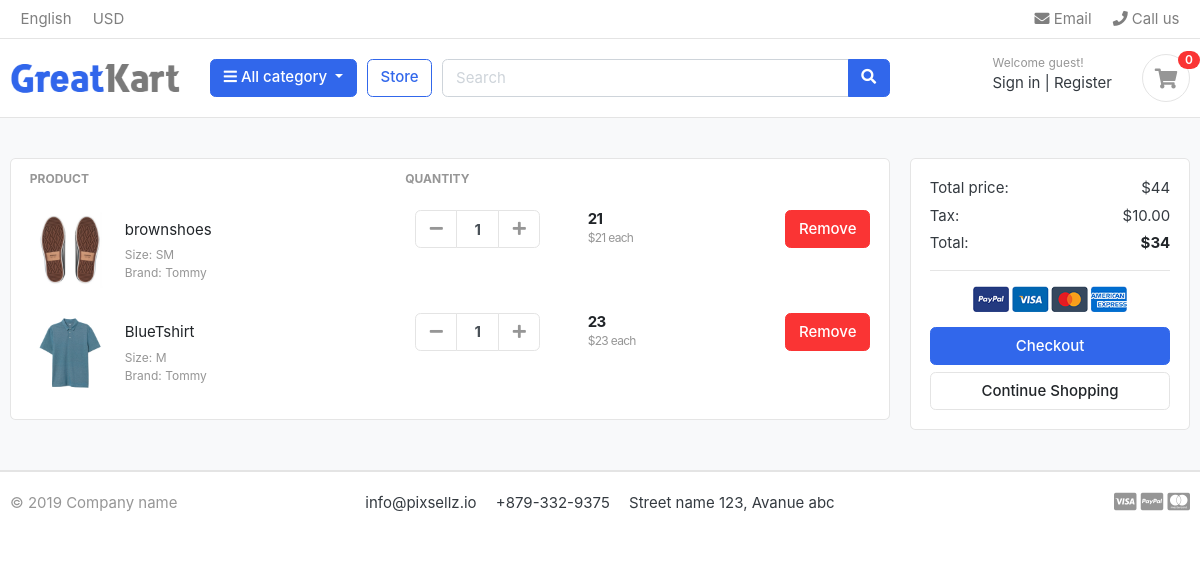
Page /CartPage (signed in) on the earlier database version.
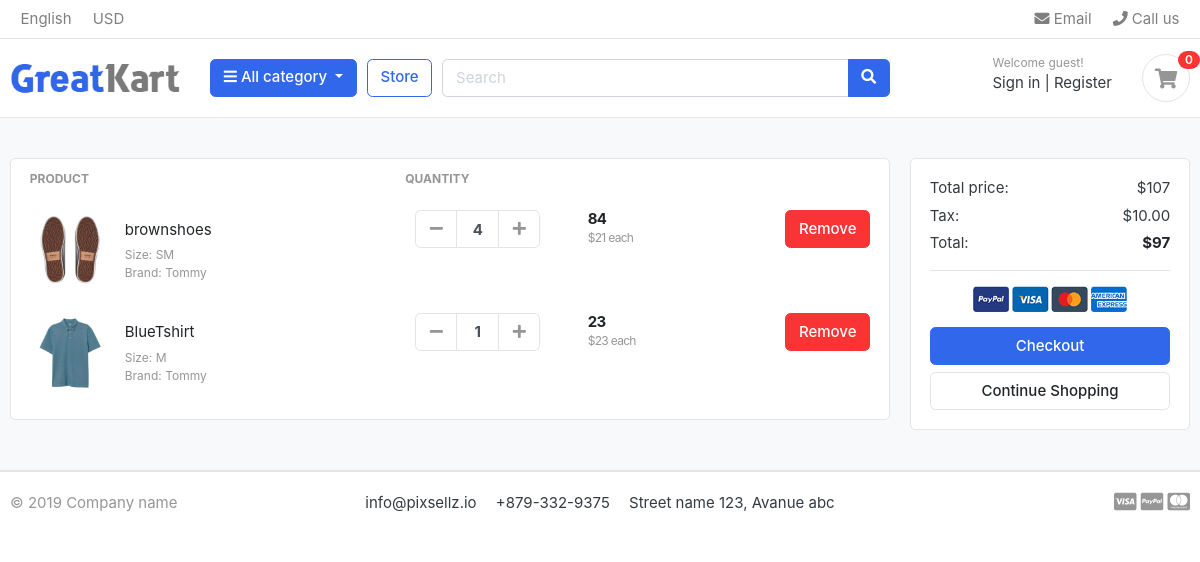
Same page on the later database version.
### Order/models.py (models this page shows, shortened)
class OrderDetail(models.Model):
    orderdetail=models.ForeignKey(Order,on_delete=models.CASCADE)
    productorder=models.ForeignKey(ProductDetail,on_delete=models.CASCADE)
    order_count=models.IntegerField(default=1)
    purchase=models.BooleanField(default=False)
    @property
    def totalpriceorder(self):
        return self.productorder.Pro_Detail.price*self.order_count

### Product/models.py (models this page shows, shortened)
class ProductDetail(models.Model):
    Pro_Detail=models.ForeignKey(Product,on_delete=models.CASCADE)
    Pro_Cat=models.ForeignKey(Category,on_delete=models.CASCADE)
    Pro_size=models.ForeignKey(Sizes,on_delete=models.CASCADE,null=True,blank=True)
    Pro_color=models.ForeignKey(Colors,on_delete=models.CASCADE,null=True,blank=True)
    objects=ProductDetail_Manger()

class Product(models.Model):
    Rate = [
        ('High', 'High'),
        ('Low', 'Low'),
        ('Affordable', 'Affordable')
    ]
    title=models.CharField(max_length=150)
    image=models.ImageField(upload_to='Photos/Product/',null=True)
    description=models.CharField(max_length=150)
    price=models.IntegerField(default=0,null=True,blank=True)
    rate=models.CharField(choices=Rate,max_length=50,null=True,blank=True)
    brand=models.CharField(max_length=50,default="Tommy")
    objects=ProductMange()

### SizeColor/models.py (models this page shows, shortened)
class Sizes(models.Model):
    SizeRate = [
        ('S', 'S'),
        ('M', 'M'),
        ('XS', 'XS'),
        ('SM', 'SM'),
        ('LG', 'LG'),
        ('XXL', 'XXL')
    ]
    SizeRate=models.CharField(choices=SizeRate,max_length=50)

### Order/views.py (the view)
# urls.py: path('CartPage',CartPage.as_view()),
class CartPage(DetailView):
    template_name = 'Order/CartPage.html'
    def get_object(self, queryset=None):
        userid=self.request.user.id
        selected_account=Account.objects.filter(user_id=userid).first()
        queryset=OrderDetail.objects.filter(orderdetail__UserOder_id=selected_account.id,orderdetail__transaction=False,purchase=False)
        return queryset
    def get_context_data(self, *args,**kwargs):
        context=super(CartPage, self).get_context_data(*args,**kwargs)
        userid = self.request.user.id
        selected_account = Account.objects.filter(user_id=userid).first()
        total_price= OrderDetail.objects.filter(orderdetail__UserOder_id=selected_account.id,orderdetail__transaction=False, purchase=False)
        total__price=[]
        for item in total_price:
            total__price.append(item.totalpriceorder)
        context['totalsum']=sum(total__price)
        context['total']=context['totalsum']-10
        return context

### Comments/context_processors.py
class CommentForm(ModelForm):
    class Meta:
        model=Comments
        fields=['Description']
        widgets={
            'Description':Textarea()
        }

### Categories/context_processors.py (called while the page is built)
def CategoriesItem(request):
    categories = Category.objects.all().exclude(Parentitem=None).values('ParentCategory')
    category_item = []
    for category in categories:
        for key in category:
            category_item.append(category.get(key))
    return dict(CategoriesItem=set(category_item))

### Comments/context_processors.py (called while the page is built)
def passform(request):
    return dict(commentform=CommentForm())

def pass_all_comments(request):
    return dict(comments=Comments.objects.all())

### Product/context_processors.py (called while the page is built)
def populare_product(request):
    mostcount=OrderDetail.objects.order_by('order_count')[:3]
    return dict(mostcount=mostcount)

### templates/Order/CartPage.html (shortened to what this page needs)
{% extends 'base.html' %}
{% load static %}
{% block content %}
<section class="section-content padding-y bg">
<div class="container">
<div class="row">
	<aside class="col-lg-9">
<div class="card">
<table class="table table-borderless table-shopping-cart">
<thead class="text-muted">
<tr class="small text-uppercase">
  <th scope="col">Product</th>
  <th scope="col" width="120">Quantity</th>
  <th scope="col" width="120"></th>
  <th scope="col" class="text-right" width="200"> </th>
</tr>
</thead>
<tbody>
{% for itemorder in object %}
<tr>
	<td>
		<figure class="itemside align-items-center">
			<div class="aside"><img src="{{ itemorder.productorder.Pro_Detail.image.url }}" class="img-sm"></div>
			<figcaption class="info">
				<a id="selectedproduct{{ forloop.counter }}" title="{{ itemorder.productorder.id }}" class="title text-dark">{{itemorder.productorder.Pro_Detail.title  }}</a>
				<p class="text-muted small">Size: {{ itemorder.productorder.Pro_size.SizeRate }} <br> Brand: {{ itemorder.productorder.Pro_Detail.brand }}</p>
			</figcaption>
		</figure>
	</td>
	<td>
					<div class="col">
						<div class="input-group input-spinner">
							<div class="input-group-prepend">
							<button onclick="minus_button({{ forloop.counter }},{{itemorder.productorder.id}})" id="minusbotton" class="btn btn-light" type="button" > <i class="fa fa-minus"></i> </button>
							</div>
							<input id="quantity{{ forloop.counter }}" type="text" class="form-control"  value="{{ itemorder.order_count }}">
							<div class="input-group-append">
							<button id="plusbutton" onclick="plusbutton({{ forloop.counter }},{{ itemorder.productorder.id }})" class="btn btn-light"> <i class="fa fa-plus"></i> </button>
							</div>
						</div>
					</div>
	</td>
	<td>
		<div class="price-wrap">
			<var id="price{{ forloop.counter }}" class="price">{{ itemorder.totalpriceorder }}</var>
			<small id="product{{ forloop.counter }}" title="{{ itemorder.productorder.Pro_Detail.price }}" class="text-muted"> ${{ itemorder.productorder.Pro_Detail.price }} each </small>
		</div>
	</td>
	<td class="text-right">
	<button id="RemoveB" onclick="RemoveButton({{ forloop.counter }})" class="btn btn-danger"> Remove</button>
	</td>
</tr>
{% endfor %}
</tbody>
</table>
</div>
	</aside>
	<aside class="col-lg-3">
		<div class="card">
		<div class="card-body">
			<dl class="dlist-align">
			  <dt>Total price:</dt>
			  <dd class="text-right" title="{{ totalsum }}" id="totalsum">${{ totalsum}}</dd>
			</dl>
			<dl class="dlist-align">
			  <dt>Tax:</dt>
			  <dd class="text-right"> $10.00</dd>
			</dl>
			<dl class="dlist-align">
			  <dt>Total:</dt>
			  <dd class="text-right text-dark b"><strong title="{{ total }}" title="{{ total }}" id="mytotal">${{total}}</strong></dd>
			</dl>
			<hr>
			<p class="text-center mb-3">
				<img src="{% static "./images/misc/payments.png" %}" height="26">
			</p>
			<button onclick="checkoutbutton()" class="btn btn-primary btn-block"> Checkout </button>
			<a href="./store.html" class="btn btn-light btn-block">Continue Shopping</a>
		</div>
		</div>
</aside>
</div>
</div>
</section>
{% endblock %}

Differences in the rows shown:
changed OrderDetail "brownshoes": order_count "1" → "4"; totalpriceorder "21" → "84"
Other differences:
{{ totalsum }}: "44" → "107"
{{ total }}: "34" → "97"
